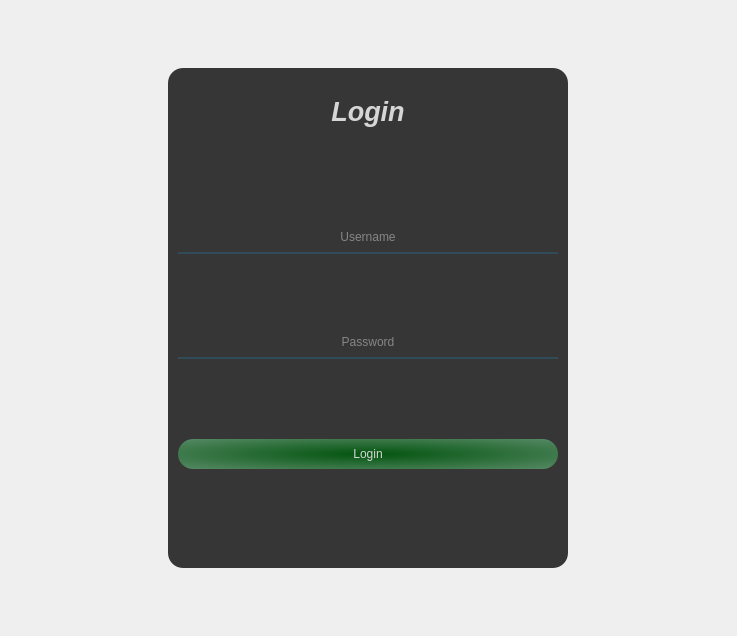
<?xml version="1.0" encoding="UTF-8"?>
<ui version="4.0">
 <class>MainWindow</class>
 <widget class="QMainWindow" name="MainWindow">
  <property name="geometry">
   <rect>
    <x>0</x>
    <y>0</y>
    <width>737</width>
    <height>636</height>
   </rect>
  </property>
  <property name="windowTitle">
   <string>MainWindow</string>
  </property>
  <widget class="QWidget" name="centralwidget">
   <property name="sizePolicy">
    <sizepolicy hsizetype="Preferred" vsizetype="Preferred">
     <horstretch>0</horstretch>
     <verstretch>0</verstretch>
    </sizepolicy>
   </property>
   <layout class="QHBoxLayout" name="horizontalLayout">
    <item>
     <widget class="QWidget" name="Main_Container" native="true">
      <property name="sizePolicy">
       <sizepolicy hsizetype="Preferred" vsizetype="Expanding">
        <horstretch>0</horstretch>
        <verstretch>0</verstretch>
       </sizepolicy>
      </property>
      <property name="styleSheet">
       <string notr="true">*{
	border:none;
}
#LogIn{
	background-color: rgb(54, 54, 54);
	border-radius:15px;
}
#password,#username{background-color: rgba(0,0,0,0);
	border:none;
	border-bottom:2px solid rgba(46,82,101,200);
	color: rgb(214, 214, 214);
	padding-bottom:7px;
}
#login,#label{background-color: rgba(0,0,0,0);
	border:none;
	color: rgb(214, 214, 214);
}
#login{
	background-color: qradialgradient(spread:pad, cx:0.504739, cy:0.506, radius:1.97128, fx:0.5, fy:0.5, stop:0 rgba(3, 84, 15, 255), stop:1 rgba(236, 233, 255, 255));
	border:none;
	border-radius:15px;
	color: rgb(214, 214, 214);
	padding:2px;
}
</string>
      </property>
      <layout class="QVBoxLayout" name="verticalLayout_4">
       <item alignment="Qt::AlignHCenter">
        <widget class="QWidget" name="LogIn" native="true">
         <property name="sizePolicy">
          <sizepolicy hsizetype="Preferred" vsizetype="Expanding">
           <horstretch>0</horstretch>
           <verstretch>0</verstretch>
          </sizepolicy>
         </property>
         <property name="minimumSize">
          <size>
           <width>400</width>
           <height>500</height>
          </size>
         </property>
         <property name="maximumSize">
          <size>
           <width>400</width>
           <height>500</height>
          </size>
         </property>
         <property name="styleSheet">
          <string notr="true"/>
         </property>
         <layout class="QVBoxLayout" name="verticalLayout">
          <property name="spacing">
           <number>0</number>
          </property>
          <property name="leftMargin">
           <number>10</number>
          </property>
          <property name="topMargin">
           <number>5</number>
          </property>
          <property name="rightMargin">
           <number>10</number>
          </property>
          <property name="bottomMargin">
           <number>10</number>
          </property>
          <item>
           <widget class="QFrame" name="frame_2">
            <property name="maximumSize">
             <size>
              <width>16777215</width>
              <height>58</height>
             </size>
            </property>
            <property name="frameShape">
             <enum>QFrame::StyledPanel</enum>
            </property>
            <property name="frameShadow">
             <enum>QFrame::Raised</enum>
            </property>
            <layout class="QVBoxLayout" name="verticalLayout_3">
             <item>
              <widget class="QLabel" name="label">
               <property name="minimumSize">
                <size>
                 <width>0</width>
                 <height>40</height>
                </size>
               </property>
               <property name="font">
                <font>
                 <pointsize>20</pointsize>
                 <weight>75</weight>
                 <italic>true</italic>
                 <bold>true</bold>
                </font>
               </property>
               <property name="text">
                <string>Login</string>
               </property>
               <property name="alignment">
                <set>Qt::AlignCenter</set>
               </property>
              </widget>
             </item>
            </layout>
           </widget>
          </item>
          <item>
           <widget class="QFrame" name="frame">
            <property name="minimumSize">
             <size>
              <width>380</width>
              <height>400</height>
             </size>
            </property>
            <property name="maximumSize">
             <size>
              <width>380</width>
              <height>400</height>
             </size>
            </property>
            <property name="frameShape">
             <enum>QFrame::StyledPanel</enum>
            </property>
            <property name="frameShadow">
             <enum>QFrame::Raised</enum>
            </property>
            <layout class="QVBoxLayout" name="verticalLayout_2">
             <property name="spacing">
              <number>0</number>
             </property>
             <property name="margin">
              <number>0</number>
             </property>
             <item>
              <widget class="QLineEdit" name="username">
               <property name="sizePolicy">
                <sizepolicy hsizetype="Expanding" vsizetype="Fixed">
                 <horstretch>0</horstretch>
                 <verstretch>0</verstretch>
                </sizepolicy>
               </property>
               <property name="minimumSize">
                <size>
                 <width>0</width>
                 <height>0</height>
                </size>
               </property>
               <property name="maximumSize">
                <size>
                 <width>16777215</width>
                 <height>16777215</height>
                </size>
               </property>
               <property name="baseSize">
                <size>
                 <width>0</width>
                 <height>0</height>
                </size>
               </property>
               <property name="text">
                <string/>
               </property>
               <property name="alignment">
                <set>Qt::AlignCenter</set>
               </property>
               <property name="placeholderText">
                <string>Username</string>
               </property>
              </widget>
             </item>
             <item>
              <widget class="QLineEdit" name="password">
               <property name="alignment">
                <set>Qt::AlignCenter</set>
               </property>
               <property name="placeholderText">
                <string>Password</string>
               </property>
              </widget>
             </item>
             <item>
              <widget class="QPushButton" name="login">
               <property name="minimumSize">
                <size>
                 <width>0</width>
                 <height>30</height>
                </size>
               </property>
               <property name="text">
                <string>Login</string>
               </property>
              </widget>
             </item>
            </layout>
           </widget>
          </item>
         </layout>
        </widget>
       </item>
      </layout>
     </widget>
    </item>
   </layout>
  </widget>
 </widget>
 <resources>
  <include location="res.qrc"/>
 </resources>
 <connections/>
</ui>
